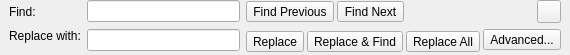
<?xml version="1.0" encoding="UTF-8"?>
<ui version="4.0">
 <class>FindWidget</class>
 <widget class="QWidget" name="FindWidget">
  <property name="geometry">
   <rect>
    <x>0</x>
    <y>0</y>
    <width>570</width>
    <height>55</height>
   </rect>
  </property>
  <property name="sizePolicy">
   <sizepolicy hsizetype="Expanding" vsizetype="Maximum">
    <horstretch>0</horstretch>
    <verstretch>0</verstretch>
   </sizepolicy>
  </property>
  <property name="windowTitle">
   <string>Form</string>
  </property>
  <layout class="QGridLayout" name="gridLayout_2">
   <property name="leftMargin">
    <number>9</number>
   </property>
   <property name="topMargin">
    <number>0</number>
   </property>
   <property name="rightMargin">
    <number>9</number>
   </property>
   <property name="bottomMargin">
    <number>0</number>
   </property>
   <item row="0" column="0">
    <widget class="QLabel" name="mFindLabel">
     <property name="text">
      <string>Find:</string>
     </property>
    </widget>
   </item>
   <item row="0" column="1">
    <widget class="QLineEdit" name="mFindEdit">
     <property name="minimumSize">
      <size>
       <width>100</width>
       <height>0</height>
      </size>
     </property>
    </widget>
   </item>
   <item row="0" column="2">
    <widget class="QWidget" name="findButtonsWidget" native="true">
     <layout class="QHBoxLayout" name="findButtonLayout">
      <property name="spacing">
       <number>3</number>
      </property>
      <property name="leftMargin">
       <number>0</number>
      </property>
      <property name="topMargin">
       <number>0</number>
      </property>
      <property name="rightMargin">
       <number>0</number>
      </property>
      <property name="bottomMargin">
       <number>0</number>
      </property>
      <item>
       <widget class="QToolButton" name="mFindPreviousButton">
        <property name="text">
         <string>Find Previous</string>
        </property>
       </widget>
      </item>
      <item>
       <widget class="QToolButton" name="mFindNextButton">
        <property name="text">
         <string>Find Next</string>
        </property>
       </widget>
      </item>
      <item>
       <spacer name="horizontalSpacer">
        <property name="orientation">
         <enum>Qt::Horizontal</enum>
        </property>
        <property name="sizeHint" stdset="0">
         <size>
          <width>40</width>
          <height>0</height>
         </size>
        </property>
       </spacer>
      </item>
      <item>
       <widget class="QToolButton" name="mCloseButton"/>
      </item>
     </layout>
    </widget>
   </item>
   <item row="1" column="0">
    <layout class="QVBoxLayout" name="verticalLayout_2">
     <property name="spacing">
      <number>0</number>
     </property>
     <item>
      <widget class="QLabel" name="replaceLabel">
       <property name="text">
        <string>Replace with:</string>
       </property>
      </widget>
     </item>
     <item>
      <spacer name="verticalSpacer_2">
       <property name="orientation">
        <enum>Qt::Vertical</enum>
       </property>
       <property name="sizeHint" stdset="0">
        <size>
         <width>0</width>
         <height>0</height>
        </size>
       </property>
      </spacer>
     </item>
    </layout>
   </item>
   <item row="1" column="1">
    <layout class="QVBoxLayout" name="verticalLayout">
     <property name="spacing">
      <number>0</number>
     </property>
     <item>
      <widget class="QLineEdit" name="mReplaceEdit">
       <property name="minimumSize">
        <size>
         <width>100</width>
         <height>0</height>
        </size>
       </property>
      </widget>
     </item>
     <item>
      <spacer name="verticalSpacer">
       <property name="orientation">
        <enum>Qt::Vertical</enum>
       </property>
       <property name="sizeHint" stdset="0">
        <size>
         <width>0</width>
         <height>0</height>
        </size>
       </property>
      </spacer>
     </item>
    </layout>
   </item>
   <item row="1" column="2">
    <layout class="QGridLayout" name="gridLayout">
     <property name="horizontalSpacing">
      <number>3</number>
     </property>
     <property name="verticalSpacing">
      <number>0</number>
     </property>
     <item row="0" column="0">
      <widget class="QWidget" name="replaceButtonsWidget" native="true">
       <property name="sizePolicy">
        <sizepolicy hsizetype="Expanding" vsizetype="Preferred">
         <horstretch>0</horstretch>
         <verstretch>0</verstretch>
        </sizepolicy>
       </property>
       <layout class="QHBoxLayout" name="replaceButtonsLayout">
        <property name="spacing">
         <number>3</number>
        </property>
        <property name="leftMargin">
         <number>0</number>
        </property>
        <property name="topMargin">
         <number>0</number>
        </property>
        <property name="rightMargin">
         <number>0</number>
        </property>
        <property name="bottomMargin">
         <number>0</number>
        </property>
        <item>
         <widget class="QToolButton" name="mReplaceButton">
          <property name="text">
           <string>Replace</string>
          </property>
          <property name="toolButtonStyle">
           <enum>Qt::ToolButtonTextOnly</enum>
          </property>
          <property name="arrowType">
           <enum>Qt::LeftArrow</enum>
          </property>
         </widget>
        </item>
        <item>
         <widget class="QToolButton" name="mReplaceNextButton">
          <property name="font">
           <font/>
          </property>
          <property name="text">
           <string>Replace &amp;&amp; Find</string>
          </property>
          <property name="toolButtonStyle">
           <enum>Qt::ToolButtonTextOnly</enum>
          </property>
          <property name="arrowType">
           <enum>Qt::RightArrow</enum>
          </property>
         </widget>
        </item>
        <item>
         <widget class="QToolButton" name="mReplaceAllButton">
          <property name="font">
           <font/>
          </property>
          <property name="text">
           <string>Replace All</string>
          </property>
          <property name="toolButtonStyle">
           <enum>Qt::ToolButtonTextOnly</enum>
          </property>
         </widget>
        </item>
       </layout>
      </widget>
     </item>
     <item row="0" column="1">
      <layout class="QVBoxLayout" name="verticalLayout_3">
       <property name="spacing">
        <number>0</number>
       </property>
       <item>
        <widget class="QToolButton" name="mAdvancedButton">
         <property name="text">
          <string>Advanced...</string>
         </property>
         <property name="toolButtonStyle">
          <enum>Qt::ToolButtonTextOnly</enum>
         </property>
        </widget>
       </item>
       <item>
        <spacer name="verticalSpacer_3">
         <property name="orientation">
          <enum>Qt::Vertical</enum>
         </property>
         <property name="sizeHint" stdset="0">
          <size>
           <width>0</width>
           <height>0</height>
          </size>
         </property>
        </spacer>
       </item>
      </layout>
     </item>
    </layout>
   </item>
  </layout>
  <zorder>mFindEdit</zorder>
  <zorder>mFindLabel</zorder>
  <zorder>findButtonsWidget</zorder>
  <zorder></zorder>
 </widget>
 <resources/>
 <connections/>
</ui>
